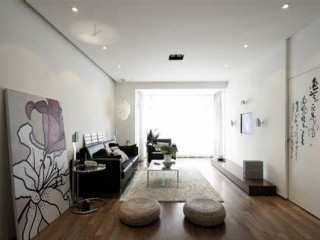
#> input picture esp32-s3-devkitc-1/managed_components/espressif__esp32-camera/test/pictures/test_inside.jpeg, 320 x 240 px
$ python -i quality_service.py   (imports and definitions only)   (older library calls are emulated)
#> lines starting #> are read from the running program, lines starting #| are printed output that depends on the picture
#> further down, picture is the input picture: shape (240, 320, 3); mean B, G, R 145.6, 151.5, 156.3
"""
Image Quality Scoring Service
Calculate quality metrics for images
"""
import cv2
import numpy as np
from typing import Dict

def calculate_quality_score(image: np.ndarray) -> Dict[str, float]:
    """
    Calculate image quality score (0-100)

    Metrics:
    - Sharpness (40%)
    - Brightness (20%)
    - Contrast (20%)
    - Noise (10%)
    - Edge density (10%)
    """
    gray = cv2.cvtColor(image, cv2.COLOR_BGR2GRAY) if len(image.shape) == 3 else image
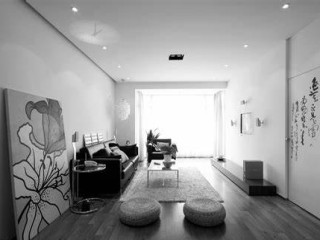
#> gray: shape (240, 320); min 0, max 255, mean 152.3

    # 1. Sharpness (Variance of Laplacian) - 40%
    laplacian_var = cv2.Laplacian(gray, cv2.CV_64F).var()
#> laplacian_var = 916.4
    sharpness = min(laplacian_var / 100 * 40, 40)
#> sharpness = 40

    # 2. Brightness (Mean pixel value) - 20%
    brightness_mean = np.mean(gray)
#> brightness_mean = 152.3
    if 80 <= brightness_mean <= 180:
        brightness = 20
    elif brightness_mean < 80:
        brightness = (brightness_mean / 80) * 20
    else:  # > 180
        brightness = max(0, 20 - (brightness_mean - 180) / 10)

    # 3. Contrast (Std deviation) - 20%
    contrast_std = np.std(gray)
#> contrast_std = 64.04
    contrast = min(contrast_std / 40 * 20, 20)
#> contrast = 20

    # 4. Noise (Laplacian mean) - 10%
    noise_estimate = np.mean(np.abs(cv2.Laplacian(gray, cv2.CV_64F)))
#> noise_estimate = 13.92
    noise = max(0, 10 - (noise_estimate / 50 * 10))
#> noise = 7.22

    # 5. Edge density (Canny edges) - 10%
    edges = cv2.Canny(gray, 50, 150)
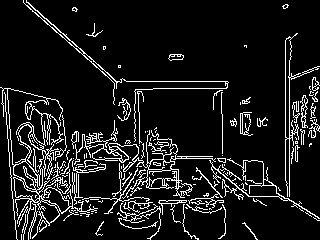
#> edges: shape (240, 320); 10.2% white in thin lines or dots
    edge_density = np.sum(edges > 0) / edges.size
#> edge_density = 0.102
    edge_score = min(edge_density * 100 / 30 * 10, 10)
#> edge_score = 3.4

    # Total score
    total = sharpness + brightness + contrast + noise + edge_score
#> total = 90.61

    return {
        "overall_score": round(total, 2),
        "sharpness": round(sharpness, 2),
        "brightness": round(brightness, 2),
        "contrast": round(contrast, 2),
        "noise": round(noise, 2),
        "edge_density": round(edge_score, 2)
    }

def is_good_quality(image: np.ndarray, threshold: float = 70.0) -> bool:
    """Check if image meets quality threshold"""
    score = calculate_quality_score(image)
    return score["overall_score"] >= threshold

>>> import cv2
>>> picture = cv2.imread('../../esp32-s3-devkitc-1/managed_components/espressif__esp32-camera/test/pictures/test_inside.jpeg')
>>> result = calculate_quality_score(picture)
#> result = {'overall_score': 90.61, 'sharpness': 40, 'brightness': 20, 'contrast': 20, 'noise': 7.22, 'edge_density': 3.4}

$ run again, on esp32-s3-devkitc-1/managed_components/espressif__esp32-camera/test/pictures/test_outside.jpeg
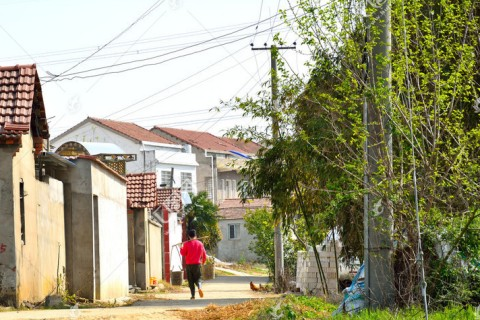
#> input picture esp32-s3-devkitc-1/managed_components/espressif__esp32-camera/test/pictures/test_outside.jpeg, 480 x 320 px
#> picture is the input picture: shape (320, 480, 3); mean B, G, R 123.9, 152.2, 155.6
#> in calculate_quality_score, `gray = cv2.cvtColor(image, cv2.COLOR_BGR2GRAY) if len(image.shape) == ..`:
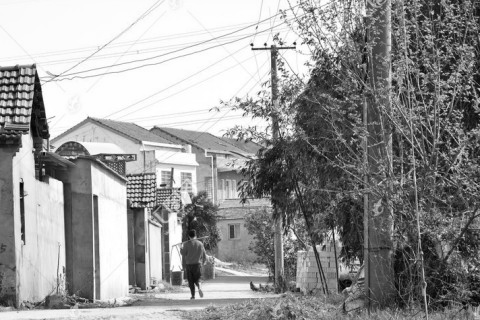
#> gray: shape (320, 480); min 1, max 255, mean 150
#> laplacian_var = 4031.2
#> sharpness = 40
#> brightness_mean = 150
#> contrast_std = 76.15
#> contrast = 20
#> noise_estimate = 41.32
#> noise = 1.74
#> in calculate_quality_score, `edges = cv2.Canny(gray, 50, 150)`:
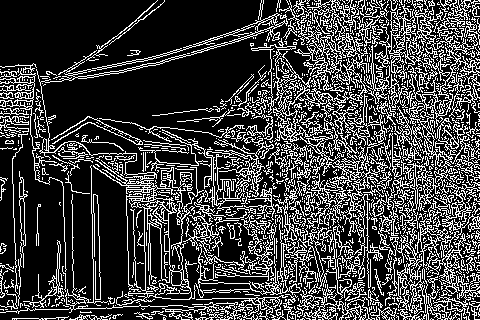
#> edges: shape (320, 480); 25.4% white in thin lines or dots
#> edge_density = 0.254
#> edge_score = 8.46
#> total = 90.2
#> result = {'overall_score': 90.2, 'sharpness': 40, 'brightness': 20, 'contrast': 20, 'noise': 1.74, 'edge_density': 8.46}
